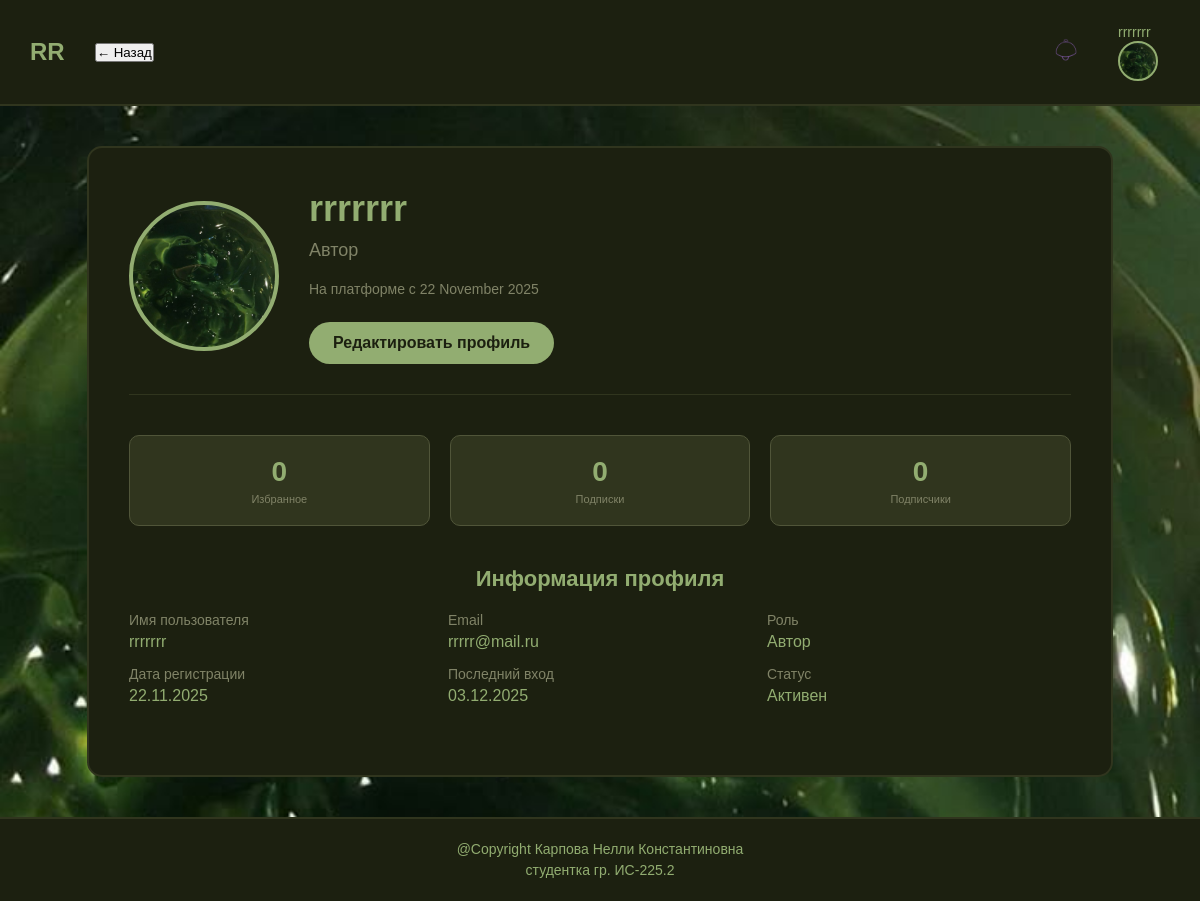
The page /my_profile.php (signed in) on the database its author committed.
### tables this page shows
CREATE TABLE `Users` (
  `ID` int(11) NOT NULL AUTO_INCREMENT,
  `Username` varchar(50) NOT NULL,
  `Email` varchar(100) NOT NULL,
  `Role` varchar(20) NOT NULL,
  `Password_hash` varchar(255) NOT NULL,
  `Created_at` date NOT NULL,
  `Status` int(11) NOT NULL,
  `Last_login` date NOT NULL,
  `Avatar_path` varchar(255) DEFAULT 'umolch_avatar.jpeg',
  PRIMARY KEY (`ID`)
);

### my_profile.php (the view, shortened to what this page needs)
<?php
include 'config.php';
$user_id = $_SESSION['user_id'];
$user_data = [];
try {
    $stmt = $pdo->prepare("SELECT * FROM Users WHERE ID = ?");
    $stmt->execute([$user_id]);
    $user_data = $stmt->fetch(PDO::FETCH_ASSOC);
} catch (PDOException $e) {
    die("Ошибка базы данных: " . $e->getMessage());
}
$stats = [
    'comics_read' => 0,
    'chapters_read' => 0,
    'favorites' => 0,
    'subscriptions' => 0
];
$join_date = date('d.m.Y', strtotime($user_data['Created_at']));
$join_date_full = date('d F Y', strtotime($user_data['Created_at']));
$role_display = [
    'reader' => 'Читатель',
    'author' => 'Автор',
    'moderator' => 'Модератор',
    'admin' => 'Администратор'
];
$user_role_display = $role_display[$user_data['Role']] ?? $user_data['Role'];
?>
<!DOCTYPE html>
<html lang="ru">
<head>
    <link rel="stylesheet" href="style_main.css">
    <link rel="stylesheet" href="style_kabinets.css">
</head>
<body>
    <?php include 'header.php'; ?>
    <main class="main-content">
        <div class="profile-container">
            <div class="profile-header">
                <div class="profile-avatar-section">
                    <div class="profile-avatar" style="background-image: url('<?= htmlspecialchars($user_data['Avatar_path']) ?>')">
                    </div>
                </div>
                <div class="profile-info">
                    <h1 class="profile-name"><?= htmlspecialchars($user_data['Username']) ?></h1>
                    <div class="profile-role"><?= htmlspecialchars($user_role_display) ?></div>
                    <div class="profile-join-date">На платформе с <?= htmlspecialchars($join_date_full) ?></div>
                    <a href="redact_profile.php" class="edit-profile-btn">Редактировать профиль</a>
                </div>
            </div>
            <div class="profile-stats">
                <div class="stat-card">
                    <div class="stat-value"><?= $stats['favorites'] ?></div>
                    <div class="stat-label">Избранное</div>
                </div>
                <div class="stat-card">
                    <div class="stat-value"><?= $stats['subscriptions'] ?></div>
                    <div class="stat-label">Подписки</div>
                </div>
                <div class="stat-card">
                    <div class="stat-value"><?= $stats['subscriptions'] ?></div>
                    <div class="stat-label">Подписчики</div>
                </div>
            </div>
            <div class="profile-details">
                <h2 class="section-title">Информация профиля</h2>
                <div class="info-grid">
                    <div class="info-item">
                        <span class="info-label">Имя пользователя</span>
                        <span class="info-value"><?= htmlspecialchars($user_data['Username']) ?></span>
                    </div>
                    <div class="info-item">
                        <span class="info-label">Email</span>
                        <span class="info-value"><?= htmlspecialchars($user_data['Email']) ?></span>
                    </div>
                    <div class="info-item">
                        <span class="info-label">Роль</span>
                        <span class="info-value"><?= htmlspecialchars($user_role_display) ?></span>
                    </div>
                    <div class="info-item">
                        <span class="info-label">Дата регистрации</span>
                        <span class="info-value"><?= htmlspecialchars($join_date) ?></span>
                    </div>
                    <div class="info-item">
                        <span class="info-label">Последний вход</span>
                        <span class="info-value">
                            <?= $user_data['Last_login'] ? date('d.m.Y', strtotime($user_data['Last_login'])) : 'Никогда' ?>
                        </span>
                    </div>
                    <div class="info-item">
                        <span class="info-label">Статус</span>
                        <span class="info-value">
                            <?php
                            switch($user_data['Status']) {
                                case 0: echo 'Активен'; break;
                            }
                            ?>
                        </span>
                    </div>
                </div>
            </div>
        </div>
    </main>
        <footer>
        <div class="footer-left">
            @Copyright Карпова Нелли Константиновна<br>
            студентка гр. ИС-225.2
        </div>
    </footer>
</body>
</html>

### style_main.css (style rules this page uses)
* { margin: 0; padding: 0; box-sizing: border-box; font-family: 'Arial', sans-serif; }
body { background-color: #30351e; background-image: url('Просто фон.jpg'); color: #92ad71; min-height: 100vh; display: flex; flex-direction: column; }
.main-content { padding: 40px 30px; display: flex; flex-direction: column; align-items: center; flex: 1; }
.section-title { font-size: 24px; color: #92ad71; margin-bottom: 20px; text-align: center; }
footer { background-color: #1c2010; padding: 20px 30px; border-top: 2px solid #30351e; color: #92ad71; text-align: center; margin-top: auto; }
.footer-left { font-size: 14px; line-height: 1.5; }

### style_kabinets.css (style rules this page uses)
* { margin: 0; padding: 0; box-sizing: border-box; font-family: 'Arial', sans-serif; }
body { background-color: #121308; background-image: url('fon.jpg'); background-size: cover; color: #92ad71; min-height: 100vh; }
.main-content { padding: 40px 30px; display: flex; flex-direction: column; align-items: center; }
.profile-container, .cabinet-container, .author-container { background-color: #1c2010; border-radius: 15px; padding: 40px; width: 90%; max-width: 1200px; border: 2px solid #30351e; }
.profile-header, .author-header { display: flex; align-items: center; gap: 30px; margin-bottom: 40px; padding-bottom: 30px; border-bottom: 1px solid #30351e; }
.profile-avatar, .author-avatar { width: 150px; height: 150px; border-radius: 50%; background-color: #505539; display: flex; align-items: center; justify-content: center; color: #92ad71; font-size: 48px; font-weight: bold; border: 4px solid #92ad71; background-size: cover; background-position: center; }
.edit-profile-btn { background-color: #92ad71; color: #1c2010; border: none; padding: 12px 24px; border-radius: 25px; cursor: pointer; font-size: 16px; font-weight: bold; text-decoration: none; display: inline-block; transition: all 0.3s; }
.profile-info, .author-info { flex-grow: 1; }
.profile-name, .author-name { font-size: 36px; color: #92ad71; margin-bottom: 10px; }
.profile-role { font-size: 18px; color: #808367; margin-bottom: 20px; }
.profile-join-date { font-size: 14px; color: #808367; margin-bottom: 25px; }
.profile-stats, .author-stats { display: grid; grid-template-columns: repeat(auto-fit, minmax(150px, 1fr)); gap: 20px; margin-bottom: 40px; }
.stat-card { background-color: #30351e; border-radius: 10px; padding: 20px; text-align: center; border: 1px solid #505539; }
.stat-value { font-size: 28px; font-weight: bold; color: #92ad71; margin-bottom: 5px; }
.stat-label { font-size: 14px; color: #808367; }
.section, .comics-section, .profile-details { margin-bottom: 30px; }
.section-title { font-size: 22px; color: #92ad71; }
.info-grid { display: grid; grid-template-columns: repeat(auto-fit, minmax(250px, 1fr)); gap: 15px; }
.info-item { display: flex; flex-direction: column; gap: 5px; }
.info-label { font-size: 14px; color: #808367; }
.info-value { font-size: 16px; color: #92ad71; }
.stat-label { font-size: 11px; color: #808367; }

### rows shown on the page
users: Avatar_path (picture), Username "rrrrrrr", Role "Автор", Created_at "22 November 2025", Email "rrrrr@mail.ru", Created_at "22.11.2025", Last_login "03.12.2025"

### other values the page prints
$_SESSION['username'] "rrrrrrr"
$stats['favorites'] "0"
$stats['subscriptions'] "0"
